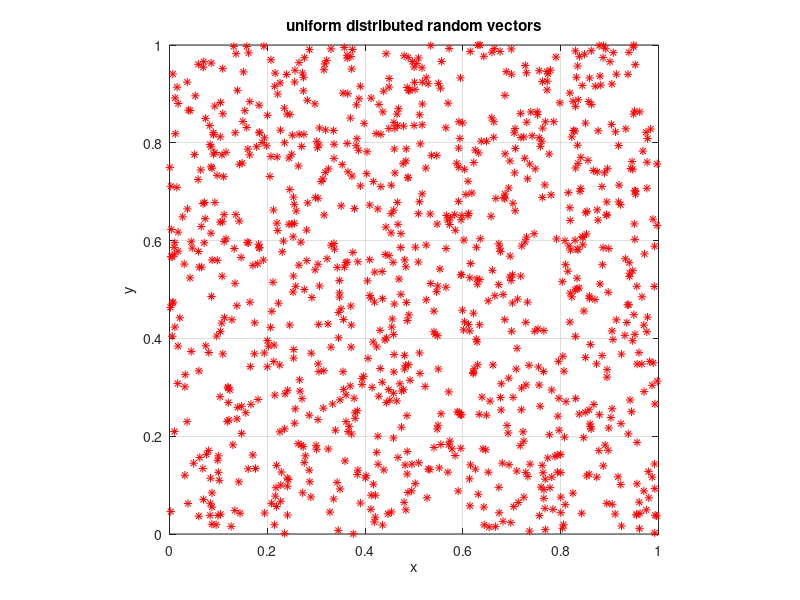

Recreate this plot in MATLAB.
clc;
clear all;


R1 = rand(1000, 2);
figure;
plot(R1(:,1), R1(:,2), "r*");

grid
axis("square");
title("uniform distributed random vectors");
xlabel('x');
ylabel("y");